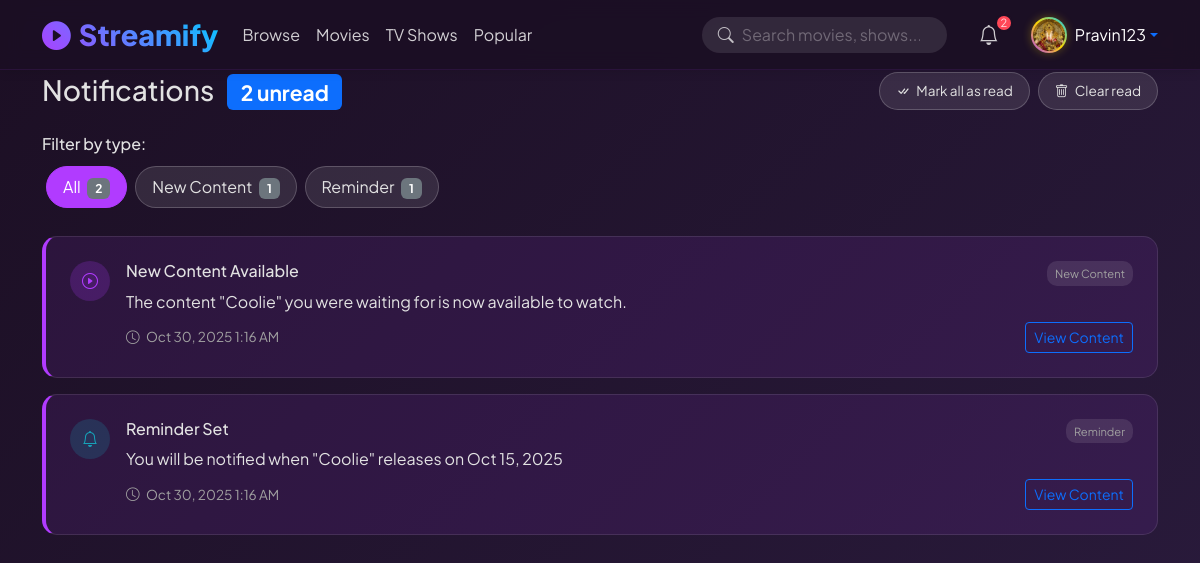
Screenshot of /notifications.php (signed in) with the database file from the repository.
### tables this page shows
CREATE TABLE IF NOT EXISTS `users` (
  `user_id` int(11) NOT NULL AUTO_INCREMENT,
  `username` varchar(50) NOT NULL,
  `email` varchar(100) NOT NULL,
  `mobile_no` varchar(15) DEFAULT NULL,
  `password_hash` varchar(255) NOT NULL,
  `profile_pic` varchar(255) DEFAULT NULL,
  `role` enum('user','admin') DEFAULT 'user',
  `subscription_type` enum('free','premium') DEFAULT 'free',
  `is_premium` tinyint(1) DEFAULT 0,
  `created_at` timestamp NOT NULL DEFAULT current_timestamp(),
  `last_login` timestamp NULL DEFAULT NULL,
  PRIMARY KEY (`user_id`),
  UNIQUE KEY `username` (`username`),
  UNIQUE KEY `email` (`email`)
);

CREATE TABLE IF NOT EXISTS `notifications` (
  `notification_id` int(11) NOT NULL AUTO_INCREMENT,
  `user_id` int(11) NOT NULL,
  `type` enum('welcome','subscription_success','subscription_ending','subscription_expired','content_available','reminder_set','new_episode','recommendation','system','watchlist_reminder','general') NOT NULL DEFAULT 'general',
  `title` varchar(255) NOT NULL,
  `message` text NOT NULL,
  `related_id` int(11) DEFAULT NULL,
  `is_read` tinyint(1) NOT NULL DEFAULT 0,
  `created_at` timestamp NOT NULL DEFAULT current_timestamp(),
  PRIMARY KEY (`notification_id`),
  KEY `user_id` (`user_id`),
  KEY `idx_user_read` (`user_id`,`is_read`),
  KEY `idx_type` (`type`),
  KEY `idx_created_at` (`created_at`),
  KEY `idx_notifications_user_type` (`user_id`,`type`),
  KEY `idx_notifications_created_read` (`created_at`,`is_read`)
);

CREATE TABLE IF NOT EXISTS `content` (
  `content_id` int(11) NOT NULL AUTO_INCREMENT,
  `title` varchar(100) NOT NULL,
  `description` text DEFAULT NULL,
  `content_type` enum('movie','tv_show') NOT NULL,
  `release_year` int(11) NOT NULL,
  `thumbnail_url` varchar(255) DEFAULT NULL,
  `banner_url` varchar(255) DEFAULT NULL,
  `rating` decimal(3,1) DEFAULT NULL,
  `created_at` timestamp NOT NULL DEFAULT current_timestamp(),
  `video_path` varchar(255) DEFAULT NULL,
  `featured` tinyint(1) DEFAULT 0,
  `is_premium` tinyint(1) DEFAULT 0,
  `views` int(10) UNSIGNED NOT NULL DEFAULT 0,
  `duration` int(11) DEFAULT NULL,
  `schedule_date` datetime DEFAULT NULL,
  `is_scheduled` tinyint(1) DEFAULT 0,
  PRIMARY KEY (`content_id`),
  KEY `idx_scheduled_release` (`is_scheduled`,`schedule_date`)
);

### notification_manager.php (called while the page is built, shortened)
<?php
class NotificationManager {
    private $conn;
    public function __construct($connection) {
        $this->conn = $connection;
    }
    public function getUnreadCount($user_id) {
        try {
            $stmt = $this->conn->prepare("
                SELECT COUNT(*) as count FROM notifications
                WHERE user_id = ? AND is_read = 0
            ");
            $stmt->bind_param("i", $user_id);
            $stmt->execute();
            $result = $stmt->get_result()->fetch_assoc();
            return $result['count'] ?? 0;
        } catch (Exception $e) {
            error_log("Error getting unread count: " . $e->getMessage());
            return 0;
        }
    }
}
?>

### notifications.php (the view, shortened to what this page needs)
<?php
require_once "db.php";
require_once "notification_manager.php";
$user_id = $_SESSION['user_id'];
$filter = isset($_GET['filter']) ? $_GET['filter'] : 'all';
$filter_condition = "";
$sql = "
    SELECT n.*, c.title as content_title, c.thumbnail_url, c.content_type,
           e.title as episode_title, e.episode_number
    FROM notifications n
    LEFT JOIN content c ON n.related_id = c.content_id
    LEFT JOIN episodes e ON n.related_id = e.episode_id
    WHERE n.user_id = ?
    {$filter_condition}
    ORDER BY n.created_at DESC
    LIMIT 50
";
$notificationsStmt = $conn->prepare($sql);
if ($filter !== 'all') {
    $notificationsStmt->bind_param("is", $user_id, $filter);
} else {
    $notificationsStmt->bind_param("i", $user_id);
}
$notificationsStmt->execute();
$notifications = $notificationsStmt->get_result()->fetch_all(MYSQLI_ASSOC);
$typeCountsStmt = $conn->prepare("
    SELECT type, COUNT(*) as count
    FROM notifications
    WHERE user_id = ?
    GROUP BY type
");
$typeCountsStmt->bind_param("i", $user_id);
$typeCountsStmt->execute();
$typeCountsResult = $typeCountsStmt->get_result();
$typeCounts = [];
$totalCount = 0;
while ($row = $typeCountsResult->fetch_assoc()) {
    $typeCounts[$row['type']] = $row['count'];
    $totalCount += $row['count'];
}
$typeInfo = [
    'welcome' => ['label' => 'Welcome', 'icon' => 'bi-emoji-smile', 'color' => 'icon-success'],
    'subscription_success' => ['label' => 'Subscription', 'icon' => 'bi-check-circle', 'color' => 'icon-success'],
    'subscription_ending' => ['label' => 'Subscription', 'icon' => 'bi-exclamation-triangle', 'color' => 'icon-warning'],
    'subscription_expired' => ['label' => 'Subscription', 'icon' => 'bi-x-circle', 'color' => 'icon-danger'],
    'content_available' => ['label' => 'New Content', 'icon' => 'bi-play-circle', 'color' => 'icon-primary'],
    'reminder_set' => ['label' => 'Reminder', 'icon' => 'bi-bell', 'color' => 'icon-info'],
    'new_episode' => ['label' => 'New Episode', 'icon' => 'bi-tv', 'color' => 'icon-primary'],
    'recommendation' => ['label' => 'Recommendation', 'icon' => 'bi-star', 'color' => 'icon-warning'],
    'system' => ['label' => 'System', 'icon' => 'bi-megaphone', 'color' => 'icon-info'],
    'watchlist_reminder' => ['label' => 'Watchlist', 'icon' => 'bi-bookmark', 'color' => 'icon-info'],
    'general' => ['label' => 'General', 'icon' => 'bi-bell', 'color' => 'icon-info']
];
?>
<!DOCTYPE html>
<html lang="en">
<head>
    <link href="https://cdn.jsdelivr.net/npm/bootstrap@5.3.3/dist/css/bootstrap.min.css" rel="stylesheet">
    <link rel="stylesheet" href="https://cdn.jsdelivr.net/npm/bootstrap-icons@1.11.1/font/bootstrap-icons.css">
</head>
<body class="pt-5">
    <?php include "header.php"; ?>
    <div class="container mt-4">
        <div class="row">
            <div class="col-12">
                <div class="d-flex justify-content-between align-items-center mb-4">
                    <h1 class="h3 mb-0">
                        Notifications
                        <?php if ($unreadCount > 0): ?>
                            <span class="badge bg-primary ms-2"><?= $unreadCount ?> unread</span>
                        <?php endif; ?>
                    </h1>
                    <div class="d-flex gap-2">
                        <?php if ($unreadCount > 0): ?>
                            <a href="notifications.php?action=mark_all_read" class="btn btn-mark-read">
                                <i class="bi bi-check-all me-1"></i> Mark all as read
                            </a>
                        <?php endif; ?>
                        <?php if ($totalCount > 0): ?>
                            <a href="notifications.php?action=clear_read" class="btn btn-mark-read"
                               onclick="return confirm('Clear all read notifications?')">
                                <i class="bi bi-trash me-1"></i> Clear read
                            </a>
                        <?php endif; ?>
                    </div>
                </div>
                <div class="mb-4">
                    <h6 class="mb-2">Filter by type:</h6>
                    <div class="d-flex flex-wrap">
                        <a href="notifications.php" class="filter-badge <?= $filter === 'all' ? 'active' : '' ?>">
                            All <span class="badge bg-secondary ms-1"><?= $totalCount ?></span>
                        </a>
                        <?php foreach ($typeInfo as $type => $info): ?>
                            <?php if (isset($typeCounts[$type])): ?>
                                <a href="notifications.php?filter=<?= $type ?>"
                                   class="filter-badge <?= $filter === $type ? 'active' : '' ?>">
                                    <?= $info['label'] ?> <span class="badge bg-secondary ms-1"><?= $typeCounts[$type] ?></span>
                                </a>
                            <?php endif; ?>
                        <?php endforeach; ?>
                    </div>
                </div>
                <?php if (empty($notifications)): ?>
                    <div class="empty-state">
                        <i class="bi bi-bell"></i>
                        <h4>No notifications yet</h4>
                        <p>You'll see important updates here</p>
                        <a href="browse.php" class="btn btn-primary mt-3">
                            <i class="bi bi-play-circle me-2"></i> Start Browsing
                        </a>
                    </div>
                <?php else: ?>
                    <div class="notifications-list">
                        <?php foreach ($notifications as $notification):
                            $type = $notification['type'];
                            $typeData = $typeInfo[$type] ?? $typeInfo['general'];
                        ?>
                            <div class="notification-card <?= $notification['is_read'] ? '' : 'unread' ?>">
                                <div class="d-flex align-items-start">
                                    <div class="notification-icon <?= $typeData['color'] ?>">
                                        <i class="bi <?= $typeData['icon'] ?>"></i>
                                    </div>
                                    <div class="flex-grow-1">
                                        <div class="d-flex justify-content-between align-items-start mb-1">
                                            <h6 class="mb-0"><?= htmlspecialchars($notification['title']) ?></h6>
                                            <span class="notification-type-badge"><?= $typeData['label'] ?></span>
                                        </div>
                                        <p class="mb-2"><?= htmlspecialchars($notification['message']) ?></p>
                                        <div class="d-flex justify-content-between align-items-center">
                                            <small class="notification-time">
                                                <i class="bi bi-clock me-1"></i>
                                                <?= date('M j, Y g:i A', strtotime($notification['created_at'])) ?>
                                            </small>
                                            <?php if ($notification['content_title'] || $notification['episode_title']): ?>
                                                <?php
                                                $watchUrl = "";
                                                $linkText = "View Content";
                                                if ($notification['episode_title']) {
                                                    $watchUrl = "watch.php?id=" . $notification['related_id'];
                                                    $linkText = "Watch Episode";
                                                } elseif ($notification['content_type'] === 'tv_show') {
                                                    $watchUrl = "watch.php?id=" . $notification['related_id'];
                                                    $linkText = "View Show";
                                                } else {
                                                    $watchUrl = "watch.php?id=" . $notification['related_id'];
                                                }
                                                ?>
                                                <a href="<?= $watchUrl ?>"
                                                   class="btn btn-sm btn-outline-primary">
                                                    <?= $linkText ?>
                                                </a>
                                            <?php endif; ?>
                                        </div>
                                    </div>
                                </div>
                            </div>
                        <?php endforeach; ?>
                    </div>
                <?php endif; ?>
            </div>
        </div>
    </div>
</body>
</html>

### header.php (shortened to what this page needs)
<?php
require_once 'db.php';
$user = null;
$is_premium = false;
if (isset($_SESSION['user_id'])) {
    $stmt = $conn->prepare("SELECT username, email, mobile_no, profile_pic, role, subscription_type, is_premium FROM users WHERE user_id = ?");
    $stmt->bind_param('i', $_SESSION['user_id']);
    $stmt->execute();
    $result = $stmt->get_result();
    $user = $result->fetch_assoc();
    $is_premium = $user['is_premium'] ?? false;
}
?>
<?php include 'modals.php'; ?>
  <nav class="navbar navbar-expand-lg navbar-dark fixed-top mb-5">
    <div class="container">
      <a class="navbar-brand" href="index.php">
        <i class="bi bi-play-circle-fill me-2"></i>Streamify
      </a>
      <div class="collapse navbar-collapse" id="navbarContent">
        <ul class="navbar-nav me-auto">
          <li class="nav-item">
            <a class="nav-link" href="browse.php">Browse</a>
          </li>
          <li class="nav-item">
            <a class="nav-link" href="movies.php">Movies</a>
          </li>
          <li class="nav-item">
            <a class="nav-link" href="tvshows.php">TV Shows</a>
          </li>
          <li class="nav-item">
            <a class="nav-link" href="popular.php">Popular</a>
          </li>
        </ul>
        <div class="search-box me-3">
          <i class="bi bi-search"></i>
          <form method="GET" action="browse.php">
          <input style="color:white; " class="form-control" type="search" name="search" placeholder="Search movies, shows..." aria-label="Search">
        </form>
        </div>
        <div class="d-flex align-items-center">
        <?php if ($user): ?>
        <div class="notification-container me-3">
            <a href="notifications.php" class="nav-link position-relative">
                <i class="bi bi-bell fs-5 notification-bell"></i>
                <?php
                $unreadCount = 0;
                if (isset($_SESSION['user_id'])) {
                    require_once "notification_manager.php";
                    $notificationManager = new NotificationManager($conn);
                    $unreadCount = $notificationManager->getUnreadCount($_SESSION['user_id']);
                }
                ?>
                <?php if ($unreadCount > 0): ?>
                    <span class="notification-badge">
                        <?= $unreadCount > 9 ? '9+' : $unreadCount ?>
                    </span>
                <?php endif; ?>
            </a>
        </div>
            <div class="dropdown">
              <a href="#" class="d-flex align-items-center text-decoration-none dropdown-toggle" id="userDropdown" data-bs-toggle="dropdown" aria-expanded="false">
                <?php if ($user['profile_pic'] && file_exists($user['profile_pic'])): ?>
                  <img src="<?php echo htmlspecialchars($user['profile_pic']); ?>" class="user-avatar me-2 <?= $is_premium ? 'premium' : '' ?>" alt="Profile">
                <?php endif; ?>
                <span class="d-none d-lg-inline text-white">
                  <?php echo htmlspecialchars($user['username']); ?>
                </span>
              </a>
            </div>
          <?php endif; ?>
        </div>
      </div>
    </div>
  </nav>

### rows the page displays
users: profile_pic (picture), username "Pravin123"
notifications: title "New Content Available", type "New Content", message "The content \"Coolie\" you were waiting for is now available to watch.", created_at "Oct 30, 2025 1:16 AM", content.title "View Content"
notifications: title "Reminder Set", type "Reminder", message "You will be notified when \"Coolie\" releases on Oct 15, 2025", created_at "Oct 30, 2025 1:16 AM", content.title "View Content"

### other values shown
$unreadCount "2"
$totalCount "2"
$info['label'] "New Content"
$typeCounts[$type] "1"
$info['label'] "Reminder"
